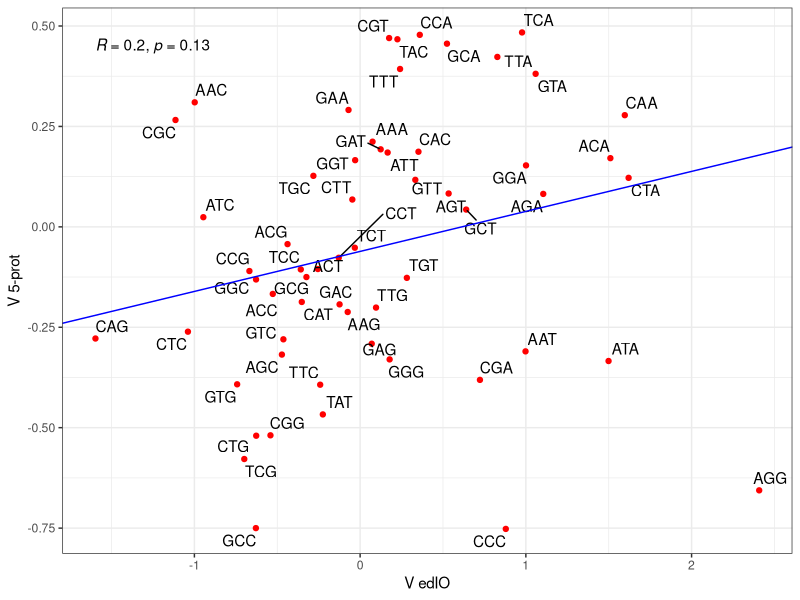

Source code (R):
library(ggplot2)
library(ggrepel)
library(ggpubr)

#read in VedIO and B. subtilis V5-prot

data = read.csv("Bsubtilis_5prot_logodds_values.csv", h = TRUE)

expression_data = read.csv("logodds_Goodman.csv", h = TRUE)
expression_lo = expression_data[,c(1,3)]

log_odds_data = data
Bsubtilis_lo = log_odds_data[,c("log_odds")]

#combine in one df

log_odds_df = cbind(expression_lo, Bsubtilis_lo)

#Pearson's correlation between VedIO and V5-prot

ct = cor.test(expression_lo$log_odds, data$log_odds, method = "pearson")
rvals = ct$estimate

#PCA to calculate slope and intercept of regression line

pca = prcomp(~log_odds+Bsubtilis_lo, log_odds_df)
slp = with(pca, rotation[2,1] / rotation[1,1])
inte = with(pca, center[2] - slp*center[1])

#plot V5-prot against VedIO

pdf("figureS3c.pdf")
figS3c = ggplot(log_odds_df, aes(x=log_odds, y=Bsubtilis_lo, label = codon)) +
	geom_point(color = "red") +
	geom_text_repel() +
	theme_bw() +
	labs(x = "V edIO", y = "V 5-prot") +
	geom_abline(slope = slp, intercept = inte, colour = "blue") +
	stat_cor(method = "pearson")
print(figS3c)
dev.off()